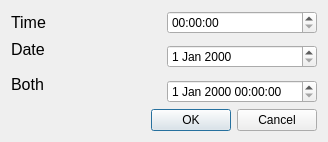
<?xml version="1.0" encoding="UTF-8"?>
<ui version="4.0">
 <class>Dialog</class>
 <widget class="QDialog" name="Dialog">
  <property name="geometry">
   <rect>
    <x>0</x>
    <y>0</y>
    <width>328</width>
    <height>142</height>
   </rect>
  </property>
  <property name="windowTitle">
   <string>Dialog</string>
  </property>
  <layout class="QVBoxLayout" name="verticalLayout">
   <item>
    <layout class="QGridLayout" name="gridLayout">
     <item row="0" column="0">
      <widget class="QLabel" name="label">
       <property name="font">
        <font>
         <pointsize>12</pointsize>
        </font>
       </property>
       <property name="text">
        <string>Time</string>
       </property>
      </widget>
     </item>
     <item row="0" column="1">
      <widget class="QTimeEdit" name="timeEdit"/>
     </item>
     <item row="1" column="0">
      <widget class="QLabel" name="label_2">
       <property name="font">
        <font>
         <pointsize>12</pointsize>
        </font>
       </property>
       <property name="text">
        <string>Date</string>
       </property>
      </widget>
     </item>
     <item row="1" column="1" rowspan="2">
      <widget class="QDateEdit" name="dateEdit"/>
     </item>
     <item row="2" column="0" rowspan="2">
      <widget class="QLabel" name="labelBoth">
       <property name="font">
        <font>
         <pointsize>12</pointsize>
        </font>
       </property>
       <property name="text">
        <string>Both</string>
       </property>
      </widget>
     </item>
     <item row="3" column="1">
      <widget class="QDateTimeEdit" name="dateTimeEdit"/>
     </item>
    </layout>
   </item>
   <item>
    <widget class="QDialogButtonBox" name="buttonBox">
     <property name="standardButtons">
      <set>QDialogButtonBox::Cancel|QDialogButtonBox::Ok</set>
     </property>
    </widget>
   </item>
  </layout>
 </widget>
 <resources/>
 <connections/>
</ui>
